Frame 1 (no input): blank canvas, image omitted
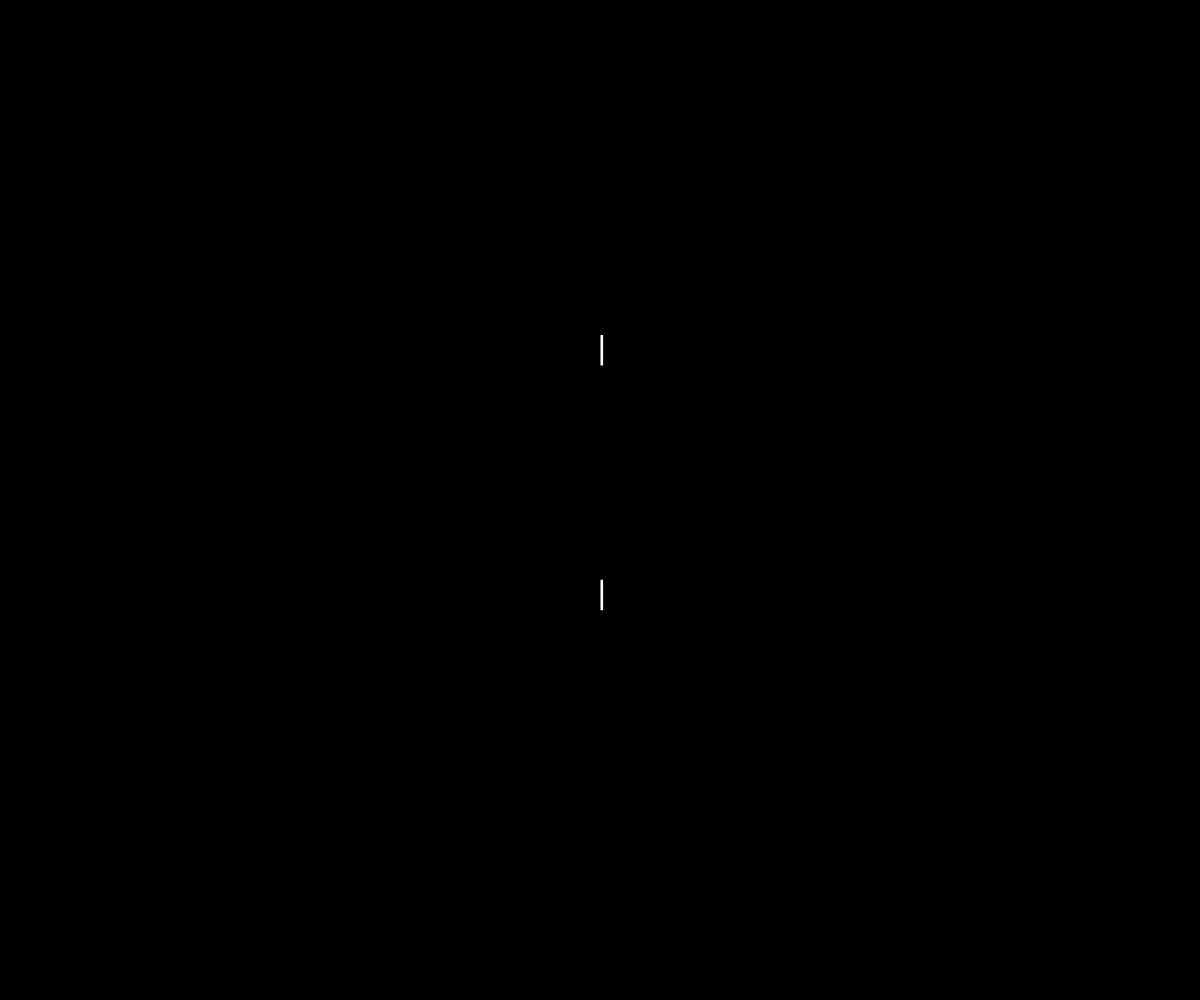
Frame 60 (no input)
Frame 120 (the mouse pressed at the canvas centre since frame 60): blank canvas, image omitted

The p5.js sketch that drew this single still picture (run headless with seeded random() and noise() and a simulated clock; from frame 60 on, the mouse is pressed at the canvas centre):

// p5.js sketch
// ── sketch.js
let pos = 0;
let fendaWidth = 4;
let word = "HELP";
let fontSize = 400;

function setup() {
  createCanvas(windowWidth, windowHeight);
  frameRate(100);
  textSize(400);
  textAlign(CENTER, CENTER);
  while(textWidth(word) > windowWidth) {
    fontSize -= 2;
    textSize(fontSize);
  }
}

function draw() {
  pos = (pos + 10) % width;
  background(0);
  fill(255);
  text(word, width / 2, height / 2);
  fill(0);
  rect(0, 0, pos, height);
  rect(pos+fendaWidth, 0, width-pos, height);
}

function windowResized() {
  setup();
}
